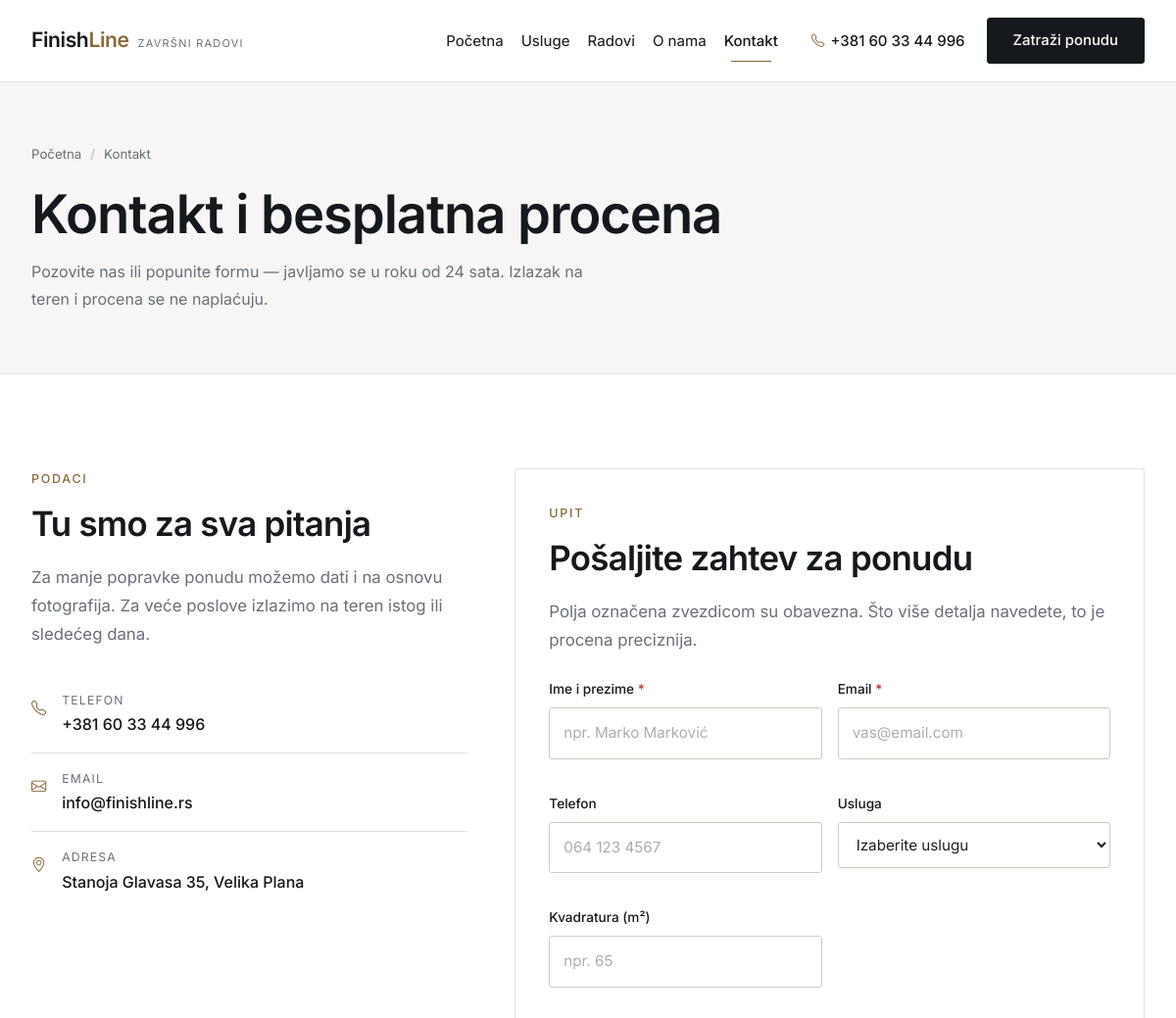
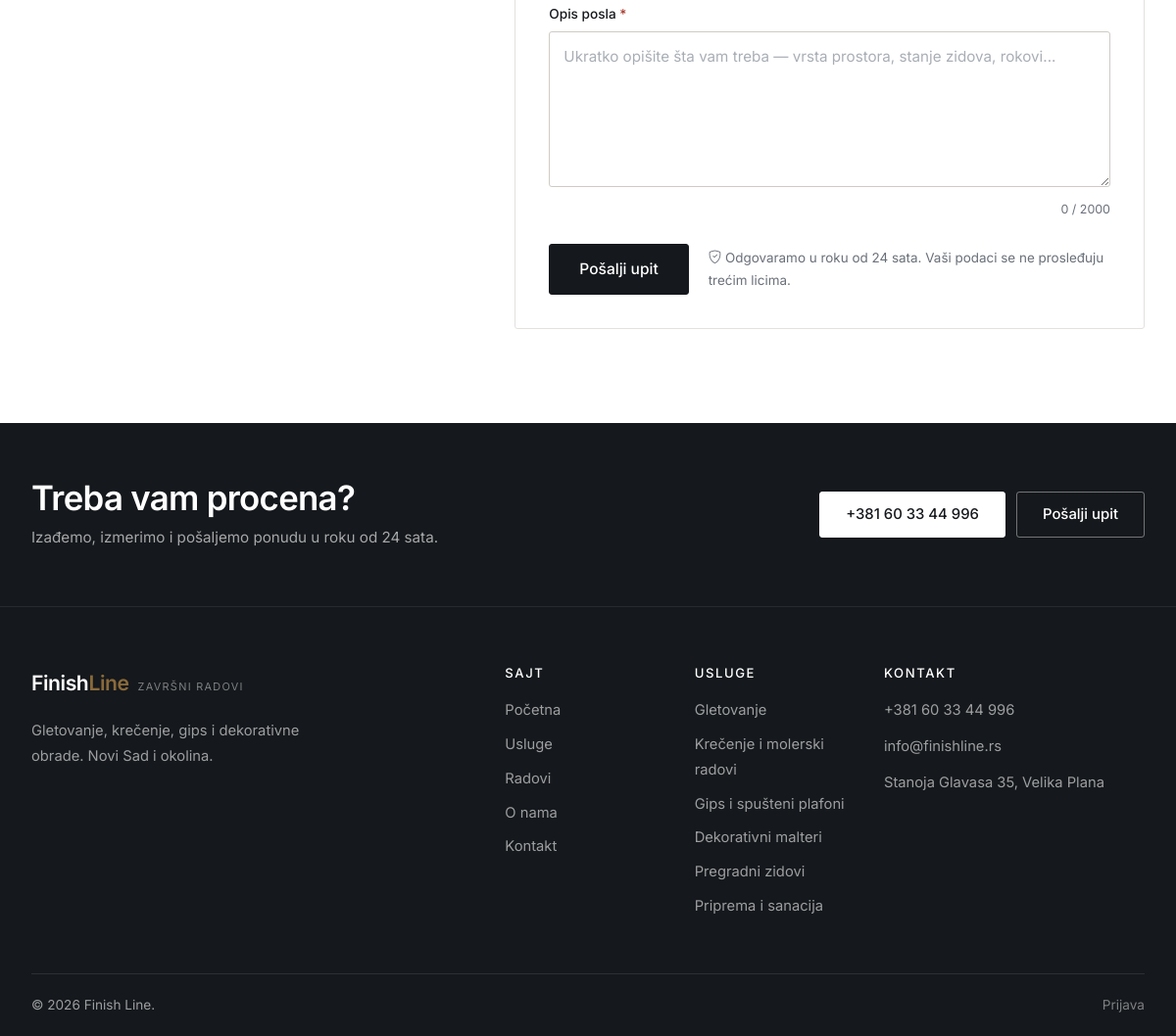
/kontakt, run on the app's committed database (2 pictures, top to bottom).
### tables this page shows
CREATE TABLE `usluge` (
    `id`          INT UNSIGNED NOT NULL AUTO_INCREMENT,
    `naziv`       VARCHAR(120) NOT NULL,
    `slug`        VARCHAR(140) NOT NULL,
    `ikona`       VARCHAR(60)  NOT NULL DEFAULT 'bi-tools',
    `kratak_opis` VARCHAR(255) NOT NULL DEFAULT '',
    `opis`        TEXT,
    `cena_od`     DECIMAL(10,2) NOT NULL DEFAULT 0.00,
    `jedinica`    VARCHAR(20)  NOT NULL DEFAULT 'm2',
    `slika`       VARCHAR(255) DEFAULT NULL,
    `redosled`    INT NOT NULL DEFAULT 0,
    `aktivna`     TINYINT(1) NOT NULL DEFAULT 1,
    PRIMARY KEY (`id`),
    UNIQUE KEY `uq_usluge_slug` (`slug`)
);

### app/core/Controller.php (called while the page is built, shortened)
<?php
abstract class Controller
{
    protected function prikaz(string $prikaz, array $podaci = [], string $layout = 'main'): void
    {
        $fajl = APP_ROOT . '/app/views/' . $prikaz . '.php';
        extract($podaci, EXTR_SKIP);
        require $fajl;
        require APP_ROOT . '/app/views/layouts/' . $layout . '.php';
    }
}

### app/controllers/KontaktController.php (called while the page is built, shortened)
<?php
final class KontaktController extends Controller
{
    public function index(): void
    {
        $greske = $_SESSION['greske_upit'] ?? [];
        $this->prikaz('kontakt/index', [
            'naslovStrane' => 'Kontakt i procena - ' . APP_NAME,
            'opisStrane'   => 'Pozovite nas ili pošaljite upit. Odgovaramo u roku od 24 sata, izlazak na teren je besplatan.',
            'usluge'       => $this->model('Usluga')->aktivne(),
            'greske'       => $greske,
        ]);
    }
}

### app/core/Aplikacija.php (called while the page is built, shortened)
<?php
final class Aplikacija
{
    private Router $ruter;
    public function __construct()
    {
        $this->ruter = new Router();
    }
    private function ucitajKlase(): void
    {
        spl_autoload_register(static function (string $klasa): void {
            $folderi = ['core', 'models', 'controllers'];
            foreach ($folderi as $folder) {
                $fajl = APP_ROOT . '/app/' . $folder . '/' . $klasa . '.php';
                if (is_file($fajl)) {
                    return;
                }
            }
        });
        require_once APP_ROOT . '/app/core/pomocne.php';
    }
    public function pokreni(): void
    {
        $url = $this->trenutnaAdresa();
        $ruta = $this->ruter->pronadji($url);
        $metoda = $ruta['metoda'];
        try {
            $kontroler = new $klasa();
            $kontroler->$metoda(...$ruta['parametri']);
        } catch (Throwable $e) {
            $this->obradiIzuzetak($e);
        }
    }
    private function trenutnaAdresa(): string
    {
        if (isset($_GET['url'])) {
            return trim((string) $_GET['url'], '/');
        }
        $putanja = parse_url($_SERVER['REQUEST_URI'] ?? '/', PHP_URL_PATH) ?? '/';
        return trim(rawurldecode($putanja), '/');
    }
}

### index.php (called while the page is built, shortened)
<?php
require_once __DIR__ . '/app/core/Aplikacija.php';
$aplikacija = new Aplikacija();
$aplikacija->pokreni();

### app/core/pomocne.php (called while the page is built, shortened)
<?php
function e($tekst): string
{
    return htmlspecialchars((string) $tekst, ENT_QUOTES | ENT_SUBSTITUTE, 'UTF-8');
}
function url(string $putanja = ''): string
{
    return BASE_URL . ltrim($putanja, '/');
}
function staro(string $polje, string $podrazumevano = ''): string
{
    return e($_SESSION['stari_unos'][$polje] ?? $podrazumevano);
}

### app/core/Database.php (called while the page is built, shortened)
<?php
final class Database
{
    private static ?PDO $veza = null;
    public static function veza(): PDO
    {
        if (self::$veza !== null) {
            return self::$veza;
        }
        $dsn = sprintf('mysql:host=%s;dbname=%s;charset=%s', DB_HOST, DB_NAME, DB_CHARSET);
        try {
            self::$veza = new PDO($dsn, DB_USER, DB_PASS, [
                PDO::ATTR_ERRMODE            => PDO::ERRMODE_EXCEPTION,
                PDO::ATTR_DEFAULT_FETCH_MODE => PDO::FETCH_ASSOC,
                PDO::ATTR_EMULATE_PREPARES   => false,
                PDO::ATTR_STRINGIFY_FETCHES  => false,
            ]);
        } catch (PDOException $e) {
            if (DEBUG) {
                die('<h1>Greska pri povezivanju sa bazom</h1><p>' . htmlspecialchars($e->getMessage()) . '</p>'
                  . '<p>Proverite da li je MySQL pokrenut i da li je baza <b>' . DB_NAME . '</b> uvezena.</p>');
            }
            http_response_code(500);
            die('Trenutno nije moguce pristupiti bazi podataka.');
        }
        return self::$veza;
    }
}

### app/models/Usluga.php (called while the page is built, shortened)
<?php
final class Usluga extends Model
{
    public function aktivne(?int $limit = null): array
    {
        $sql = 'SELECT * FROM usluge WHERE aktivna = 1 ORDER BY redosled, naziv';
        if ($limit !== null) {
            $sql .= ' LIMIT ' . max(1, (int) $limit);
        }
        return $this->sviRedovi($sql);
    }
}

### app/core/Model.php (called while the page is built, shortened)
<?php
abstract class Model
{
    protected PDO $db;
    public function __construct()
    {
        $this->db = Database::veza();
    }
    protected function upit(string $sql, array $parametri = []): PDOStatement
    {
        $st = $this->db->prepare($sql);
        $st->execute($parametri);
        return $st;
    }
    protected function sviRedovi(string $sql, array $parametri = []): array
    {
        return $this->upit($sql, $parametri)->fetchAll();
    }
}

### app/core/Auth.php (called while the page is built, shortened)
<?php
final class Auth
{
    public static function prijavljen(): bool
    {
        return isset($_SESSION['korisnik']['id']);
    }
}

### app/views/partials/forma-upit.php (the view, shortened to what this page needs)
<?php
$greske = $greske ?? [];
?>
<form id="formaUpit" class="forma-upit" method="post" action="<?= url('kontakt/posalji') ?>" novalidate>
    <div class="row g-3">
        <div class="col-md-6">
            <label class="oznaka" for="ime">Ime i prezime <span>*</span></label>
            <input type="text" class="polje <?= isset($greske['ime']) ? 'polje-greska' : '' ?>"
                   id="ime" name="ime" value="<?= staro('ime') ?>" required maxlength="100"
                   placeholder="npr. Marko Marković">
            <small class="greska-polja" data-greska="ime"><?= e($greske['ime'] ?? '') ?></small>
        </div>
        <div class="col-md-6">
            <label class="oznaka" for="email">Email <span>*</span></label>
            <input type="email" class="polje <?= isset($greske['email']) ? 'polje-greska' : '' ?>"
                   id="email" name="email" value="<?= staro('email') ?>" required maxlength="150"
                   placeholder="vas@email.com">
            <small class="greska-polja" data-greska="email"><?= e($greske['email'] ?? '') ?></small>
        </div>
        <div class="col-md-6">
            <label class="oznaka" for="telefon">Telefon</label>
            <input type="tel" class="polje <?= isset($greske['telefon']) ? 'polje-greska' : '' ?>"
                   id="telefon" name="telefon" value="<?= staro('telefon') ?>" maxlength="40"
                   placeholder="064 123 4567">
            <small class="greska-polja" data-greska="telefon"><?= e($greske['telefon'] ?? '') ?></small>
        </div>
        <div class="col-md-6">
            <label class="oznaka" for="usluga_id">Usluga</label>
            <select class="polje" id="usluga_id" name="usluga_id">
                <option value="">Izaberite uslugu</option>
            </select>
        </div>
        <div class="col-md-6">
            <label class="oznaka" for="kvadratura">Kvadratura (m&sup2;)</label>
            <input type="number" class="polje <?= isset($greske['kvadratura']) ? 'polje-greska' : '' ?>"
                   id="kvadratura" name="kvadratura" value="<?= staro('kvadratura') ?>"
                   min="1" max="100000" placeholder="npr. 65">
            <small class="greska-polja" data-greska="kvadratura"><?= e($greske['kvadratura'] ?? '') ?></small>
        </div>
        <div class="col-12">
            <label class="oznaka" for="poruka">Opis posla <span>*</span></label>
            <textarea class="polje <?= isset($greske['poruka']) ? 'polje-greska' : '' ?>"
                      id="poruka" name="poruka" rows="5" required maxlength="2000"
                      placeholder="Ukratko opišite šta vam treba — vrsta prostora, stanje zidova, rokovi..."><?= staro('poruka') ?></textarea>
            <div class="polje-dno">
                <small class="brojac-znakova"><span id="brojacPoruke">0</span> / 2000</small>
            </div>
        </div>
        <div class="col-12">
            <div class="forma-dno">
                <button type="submit" class="dugme dugme-glavno dugme-veliko" id="dugmeSlanje">
                    <span class="dugme-tekst">Pošalji upit</span>
                </button>
                <p class="forma-napomena">
                    <i class="bi bi-shield-check"></i>
                    Odgovaramo u roku od 24 sata. Vaši podaci se ne prosleđuju trećim licima.
                </p>
            </div>
        </div>
    </div>
</form>

### app/views/partials/podnozje.php
<?php $uslugeFooter = $uslugeFooter ?? (new Usluga())->aktivne(6); ?>
<section class="traka-poziv">
    <div class="container">
        <div class="traka-poziv-sadrzaj">
            <div>
                <h2>Treba vam procena?</h2>
                <p>Izađemo, izmerimo i pošaljemo ponudu u roku od 24 sata.</p>
            </div>
            <div class="traka-poziv-dugmad">
                <a href="tel:<?= e(str_replace(' ', '', FIRMA_TEL)) ?>" class="dugme dugme-belo">
                    <?= e(FIRMA_TEL) ?>
                </a>
                <a href="<?= url('kontakt') ?>#forma" class="dugme dugme-obrub">Pošalji upit</a>
            </div>
        </div>
    </div>
</section>
<footer class="podnozje">
    <div class="container">
        <div class="row g-4">
            <div class="col-lg-5">
                <a class="logo" href="<?= url() ?>">
                    <strong>Finish<span>Line</span></strong>
                    <small>završni radovi</small>
                </a>
                <p class="podnozje-opis">
                    Gletovanje, krečenje, gips i dekorativne obrade.
                    Novi Sad i okolina.
                </p>
            </div>
            <div class="col-6 col-lg-2">
                <h3>Sajt</h3>
                <ul class="podnozje-lista">
                    <li><a href="<?= url() ?>">Početna</a></li>
                    <li><a href="<?= url('usluge') ?>">Usluge</a></li>
                    <li><a href="<?= url('radovi') ?>">Radovi</a></li>
                    <li><a href="<?= url('o-nama') ?>">O nama</a></li>
                    <li><a href="<?= url('kontakt') ?>">Kontakt</a></li>
                </ul>
            </div>
            <div class="col-6 col-lg-2">
                <h3>Usluge</h3>
                <ul class="podnozje-lista">
                    <?php foreach ($uslugeFooter as $u): ?>
                        <li><a href="<?= url('usluge/' . $u['slug']) ?>"><?= e($u['naziv']) ?></a></li>
                    <?php endforeach; ?>
                </ul>
            </div>
            <div class="col-lg-3">
                <h3>Kontakt</h3>
                <ul class="podnozje-kontakt">
                    <li><a href="tel:<?= e(str_replace(' ', '', FIRMA_TEL)) ?>"><?= e(FIRMA_TEL) ?></a></li>
                    <li><a href="mailto:<?= e(FIRMA_MAIL) ?>"><?= e(FIRMA_MAIL) ?></a></li>
                    <li><?= e(FIRMA_ADRESA) ?></li>
                </ul>
            </div>
        </div>
        <div class="podnozje-dno">
            <p>&copy; <?= date('Y') ?> <?= e(APP_NAME) ?>.</p>
            <p>
                <?php if (Auth::prijavljen()): ?>
                    <a href="<?= url('admin') ?>">Administracija</a>
                <?php else: ?>
                    <a href="<?= url('prijava') ?>">Prijava</a>
                <?php endif; ?>
            </p>
        </div>
    </div>
</footer>

### assets/css/style.css (style rules this page uses)
:root { --mastilo: #15181c; --mastilo-2: #22262b; --akcenat: #8a6a3b; --akcenat-tamni:#6f5430; --papir: #ffffff; --pesak: #f7f6f4; --tekst: #1d2126; --tekst-blagi: #6a7079; --linija: #e4e1dc; --linija-jaka: #cfcbc4; --uspeh: #2c6e4b; --greska: #a8392c; --radijus: 3px; --radijus-l: 5px; --prelaz: .2s ease; --sirina: 1160px; --senka-m: 0 4px 16px rgba(21, 24, 28, .07); --senka-l: 0 12px 34px rgba(21, 24, 28, .12); }
* { box-sizing: border-box; }
html { scroll-behavior: smooth; }
body { font-family: 'Inter', system-ui, -apple-system, 'Segoe UI', sans-serif; color: var(--tekst); background: var(--papir); font-size: 16px; line-height: 1.75; -webkit-font-smoothing: antialiased; overflow-x: clip; }
.container { max-width: var(--sirina); }
h1, h2, h3, h4 { font-weight: 600; line-height: 1.2; letter-spacing: -.02em; color: var(--mastilo); margin: 0 0 .55em; }
h2 { font-size: clamp(1.6rem, 2.9vw, 2.2rem); }
h3 { font-size: 1.12rem; letter-spacing: -.01em; }
p { margin: 0 0 1rem; }
a { color: var(--akcenat-tamni); text-decoration: none; transition: color var(--prelaz); }
.dugme { display: inline-flex; align-items: center; justify-content: center; gap: 9px; padding: 13px 26px; font-size: .93rem; font-weight: 500; border: 1px solid transparent; border-radius: var(--radijus); cursor: pointer; transition: all var(--prelaz); white-space: nowrap; line-height: 1.3; }
.dugme-glavno { background: var(--mastilo); color: #fff; border-color: var(--mastilo); }
.dugme-obrub { background: transparent; color: #fff; border-color: rgba(255, 255, 255, .4); }
.dugme-belo { background: #fff; color: var(--mastilo); border-color: #fff; }
.dugme-veliko { padding: 15px 30px; font-size: .97rem; }
.logo { display: flex; align-items: baseline; gap: 9px; }
.logo strong { font-size: 1.32rem; font-weight: 600; letter-spacing: -.02em; color: var(--mastilo); }
.logo strong span { color: var(--akcenat); }
.logo small { font-size: .68rem; letter-spacing: .12em; text-transform: uppercase; color: var(--tekst-blagi); }
.oznaka { display: block; font-size: .85rem; font-weight: 500; color: var(--mastilo); margin-bottom: 6px; }
.oznaka span { color: var(--greska); }
.polje { width: 100%; padding: 12px 14px; border: 1px solid var(--linija-jaka); border-radius: var(--radijus); background: #fff; font-family: inherit; font-size: .95rem; color: var(--tekst); transition: border-color var(--prelaz), box-shadow var(--prelaz); }
.polje::placeholder { color: #a9aeb5; }
textarea.polje { resize: vertical; min-height: 118px; }
select.polje { cursor: pointer; }
.greska-polja { display: block; color: var(--greska); font-size: .8rem; min-height: 1.1em; margin-top: 4px; }
.polje-dno { display: flex; justify-content: space-between; gap: 10px; align-items: flex-start; }
.brojac-znakova { color: var(--tekst-blagi); font-size: .78rem; white-space: nowrap; margin-top: 4px; }
.forma-dno { display: flex; align-items: center; gap: 20px; flex-wrap: wrap; margin-top: 8px; }
.forma-napomena { font-size: .84rem; color: var(--tekst-blagi); margin: 0; flex: 1; min-width: 210px; }
.traka-poziv { background: var(--mastilo); padding: 56px 0; }
.traka-poziv-sadrzaj { display: flex; justify-content: space-between; align-items: center; gap: 28px; flex-wrap: wrap; }
.traka-poziv h2 { margin: 0 0 6px; color: #fff; }
.traka-poziv p { margin: 0; color: rgba(255, 255, 255, .62); font-size: .95rem; }
.traka-poziv-dugmad { display: flex; gap: 11px; flex-wrap: wrap; }
.podnozje { background: var(--mastilo); color: rgba(255, 255, 255, .58); padding: 60px 0 0; font-size: .92rem; border-top: 1px solid rgba(255,255,255,.08); }
.podnozje h3 { color: #fff; font-size: .82rem; font-weight: 500; letter-spacing: .12em; text-transform: uppercase; margin-bottom: 18px; }
.podnozje .logo { margin-bottom: 16px; }
.podnozje .logo strong { color: #fff; }
.podnozje .logo small { color: rgba(255, 255, 255, .45); }
.podnozje-opis { max-width: 330px; line-height: 1.8; }
.podnozje-lista, .podnozje-kontakt { list-style: none; padding: 0; margin: 0; }
.podnozje-lista li { margin-bottom: 9px; }
.podnozje-lista a, .podnozje-kontakt a { color: rgba(255, 255, 255, .58); }
.podnozje-kontakt li { margin-bottom: 11px; }
.podnozje-dno { margin-top: 46px; padding: 20px 0; border-top: 1px solid rgba(255, 255, 255, .1); display: flex; justify-content: space-between; gap: 14px; flex-wrap: wrap; font-size: .85rem; }
.podnozje-dno p { margin: 0; }
.podnozje-dno a { color: rgba(255, 255, 255, .45); }

### data on the page
usluge: naziv "Gletovanje"
usluge: naziv "Krečenje i molerski radovi"
usluge: naziv "Gips i spušteni plafoni"
usluge: naziv "Dekorativni malteri"
usluge: naziv "Pregradni zidovi"
usluge: naziv "Priprema i sanacija"

### other printed values
FIRMA_TEL "+381 60 33 44 996"
$tekst "Kontakt"
$naslov "Kontakt i besplatna procena"
$podnaslov "Pozovite nas ili popunite formu — javljamo se u roku od 24 sata. Izlazak na teren i procena se ne naplaćuju."
FIRMA_MAIL "info@finishline.rs"
FIRMA_ADRESA "Stanoja Glavasa 35, Velika Plana"
APP_NAME "Finish Line"
